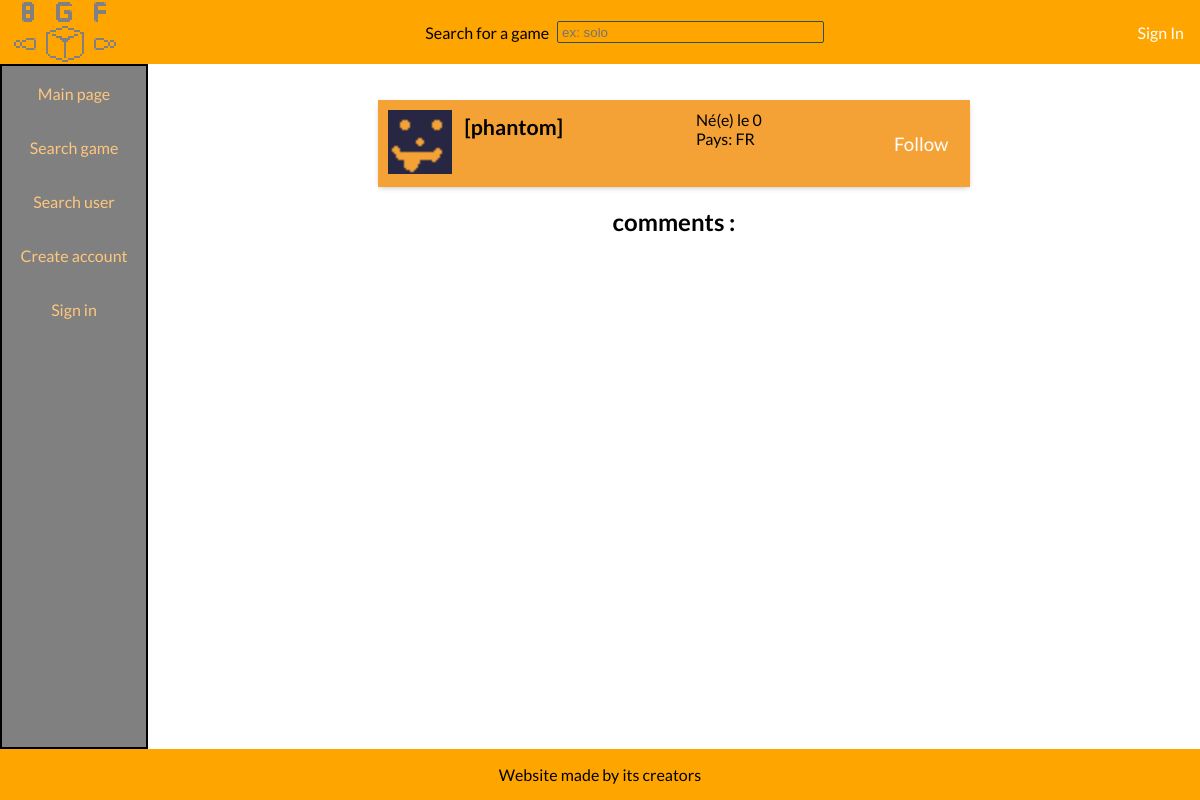
Before: /pages/user.php?username=oka with the older database file.
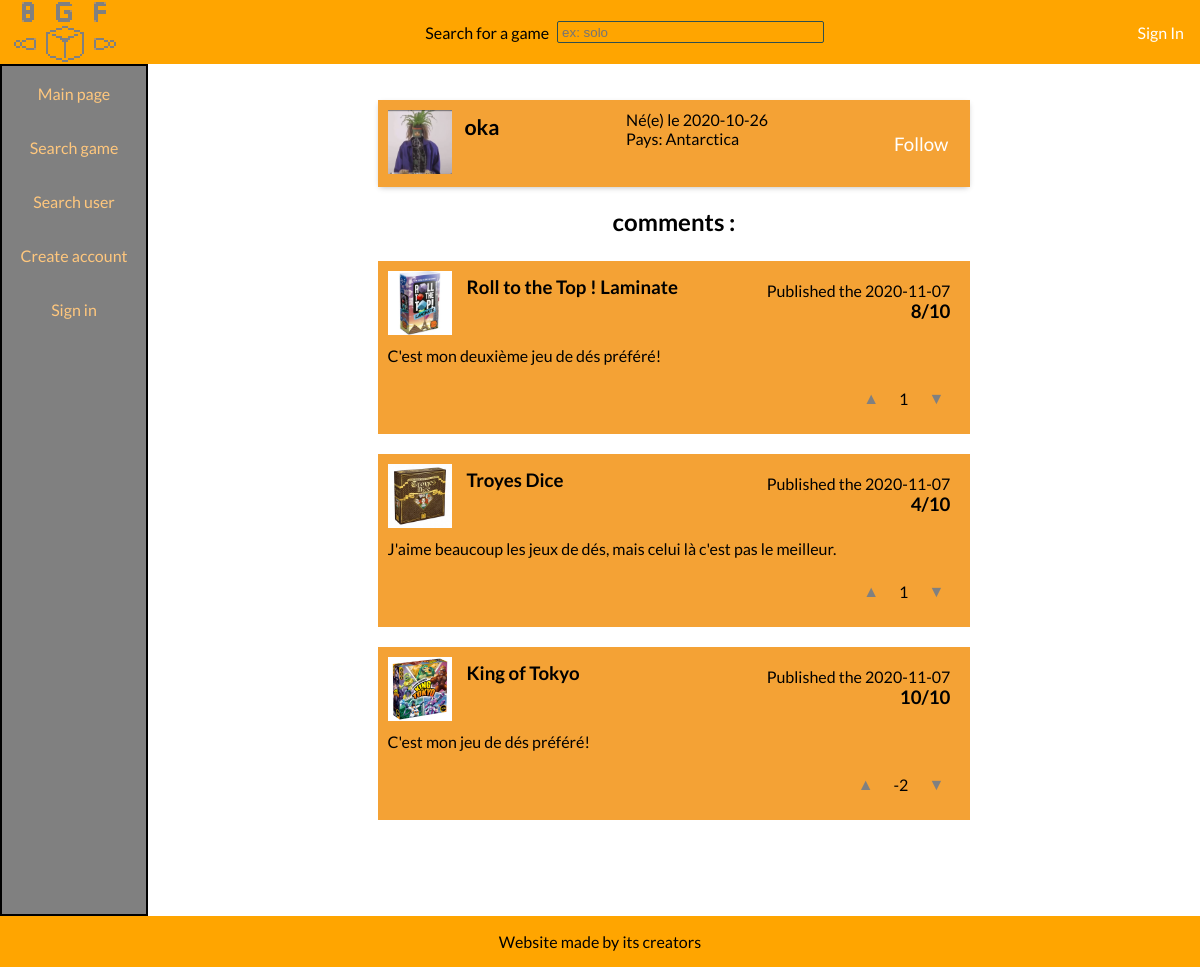
After: the same page with the newer database file.
### tables this page shows
CREATE TABLE `user` (
  `id` int(11) NOT NULL,
  `pseudonym` varchar(255) NOT NULL,
  `email` varchar(255) NOT NULL,
  `password` varchar(255) NOT NULL,
  `profile_picture` int(1) DEFAULT NULL,
  `country` int(11) DEFAULT NULL,
  `birthdate` date DEFAULT NULL,
  `date_account_creation` datetime NOT NULL DEFAULT current_timestamp()
);

CREATE TABLE `country` (
  `id` int(11) NOT NULL,
  `country_name` varchar(255) NOT NULL
);

CREATE TABLE `review` (
  `id` int(11) NOT NULL,
  `score` int(11) NOT NULL,
  `comment` varchar(4000) DEFAULT NULL,
  `id_user` int(11) NOT NULL,
  `id_game` int(11) NOT NULL,
  `date_publication` datetime NOT NULL DEFAULT current_timestamp()
);

CREATE TABLE `game` (
  `id` int(11) NOT NULL,
  `name` varchar(255) NOT NULL,
  `creator` varchar(255) DEFAULT NULL,
  `publisher` char(255) DEFAULT NULL,
  `price` float DEFAULT NULL,
  `image` int(1) DEFAULT 0
);

### lib/prelude.php (called while the page is built, shortened)
<?php
$bdd = new PDO("mysql:host=$db_host;dbname=$db_name;charset=utf8", "$db_username", "$db_password");
$current_user = NULL;
include_once("player.php");
?>

### pages/user.php (the view, shortened to what the changed rows need)
<?php
$PAGE_HEAD = "<script src=\"/js/game_page.js\" defer></script><link rel=\"stylesheet\" href=\"/css/game_page.css\" />";
include_once("../lib/head.php");
if (isset($_GET["username"])) {
    $user = find_player_by_name($_GET["username"]);
} else if (isset($_GET["id"])) {
    $user = find_player_by_id($_GET["id"]);
} else {
    $user = false;
}
if (!$user) $user = new Player(0, "[phantom]", 0, "FR", "...");
?>
<section class="card-list">
  <?php
  $user->draw_card();
?>
<h2>
    ?> comments :
</h2>
<?php
$review_req = $bdd->prepare("SELECT * FROM review WHERE id_user=? ORDER BY date_publication DESC");
$review_req->execute([$user->id]);
while($review = $review_req->fetch())
{
    $game_req = $bdd->prepare("SELECT * FROM game WHERE id=?");
    $game_req->execute([$review['id_game']]);
    $game = $game_req->fetch();
    $karma_req = $bdd->prepare("SELECT SUM(positive) FROM vote WHERE id_review = ?;");
    if ($karma_req->execute([$review["id"]])) {
        $karma_res = $karma_req->fetch();
    }
    $karma = $karma_res[0];
    $current_vote = 0;
    ?>
    <aside class="player-critic">
        <div class="post-infos">
            <?php if ($game["image"]==1) { ?>
                <a href="/images/game/<?php echo $game["id"]; ?>.png">
                    <img src="/images/game/<?php echo $game["id"]; ?>.png" alt="game picture" />
                </a>
            <?php } else { ?>
                <a href="/images/game-default.png">
                    <img src="/images/game-default.png" alt="game picture" />
                </a>
            <?php } ?>
            <a class="username" href="/game_page.php?id=<?php echo $game["id"]; ?>">
                <?php echo htmlspecialchars($game["name"]); ?>
            </a>
            <div class="date-and-score">
                <div class="publication-date">Published the <?php echo date("Y-m-d", strtotime($review["date_publication"])); ?></div>
                <div class="score"><?php echo $review["score"]; ?>/10</div>
            </div>
        </div>
        <div class="comment"><?php echo htmlspecialchars($review["comment"]); ?></div>
        <div class="karma-box">
            <a
                name="like"
                <?php if ($current_vote == 1) {
                    echo "class=\"like active\"";
                } else {
                    echo "class=\"like\"";
                } ?>
                <?php if ($current_user) { ?>
                    onclick="vote(<?php echo $review["id"]; ?>, 1, this);"
                <?php } ?>
            >
                <span>&#x25b2;</span>
            </a>
            <span class="karma"><?php echo $karma; ?></span>
            <a
                name="dislike"
                <?php if ($current_vote == -1) {
                    echo "class=\"dislike active\"";
                } else {
                    echo "class=\"dislike\"";
                } ?>
                <?php if ($current_user) { ?>
                    onclick="vote(<?php echo $review["id"]; ?>, -1, this);"
                <?php } ?>
            >
                <span>&#x25bc;</span>
            </a>
        </div >
    </aside>
    <?php
}
  ?>
</section>
<?php
include_once("../lib/tail.php");
?>

### lib/player.php (shortened to what the changed rows need)
<?php
class Player {
  public $id = 0;
  public $username = null;
  public $birth_date = 0;
  public $country = null;
  public $has_profile_picture = null;
  public function __construct(
    $id = 0,
    $username = null,
    $birth_date = 0,
    $country = null,
    $hashed_password = "",
    $has_profile_picture = false,
    $followed = false
  ) {
    $this->id = $id;
    $this->birth_date = $birth_date;
    $this->username = $username;
    $this->country = $country;
    $this->has_profile_picture = $has_profile_picture;
  }
  public function draw_card() {
    ?>
    <article class="player-profile">
      <div class="picture-and-nickname">
        <?php if ($this->has_profile_picture) { ?>
          <a href="/images/user/<?php echo $this->id; ?>.png">
            <img src="/images/user/<?php echo $this->id; ?>.png" alt="PP" />
          </a>
        <?php } else { ?>
          <a href="/images/user-default.png">
            <img src="/images/user-default.png" alt="PP" />
          </a>
        <?php } ?>
        <a href="/user.php?id=<?php echo $this->id; ?>" class="nickname"><?php echo htmlspecialchars($this->username); ?></a>
      </div>
      <div class="profile-info">
        <span>
          Né(e) le <?php echo $this->birth_date; ?>
        </span>
        <span>
          Pays: <?php echo $this->country; ?>
        </span>
      </div>
    </article>
    <?php
  }
}
function find_player_by($trait, $value) {
  global $bdd;
  global $current_user;
  $req = $bdd->prepare("SELECT pseudonym, id, birthdate, country, password, profile_picture FROM user WHERE $trait = ?;");
  if ($req->execute([$value]) && ($res = $req->fetch())) {
    $country_req = $bdd->prepare("SELECT country_name FROM country WHERE id = ?");
    $followed_req = $bdd->prepare("SELECT * FROM follows WHERE id_user = ? AND id_friend = ?;");
    if ($country_req->execute([$res["country"]])) {
      $country_res = $country_req->fetch()["country_name"];
    } else {
      $country_res = "Unknown";
    }
    if ($current_user != NULL && $followed_req->execute([$current_user->id, $res["id"]])) {
      $followed = !!$followed_req->fetch();
    } else {
      $followed = false;
    }
    return new Player($res["id"], $res["pseudonym"], $res["birthdate"], $country_res, $res["password"], !!$res["profile_picture"], $followed);
  } else {
    return false;
  }
}
function find_player_by_name($name) {
  return find_player_by("pseudonym", $name);
}
?>

Changed rows visible on the page:
added user: pseudonym "oka", birthdate "2020-10-26"
now on this page (row unchanged): country: country_name "Antarctica"
added review: shows a picture, id_game.name "Roll to the Top ! Laminate", date_publication "2020-11-07", score "8", comment "C'est mon deuxième jeu de dés préféré!", karma "1"
added review: shows a picture, id_game.name "Troyes Dice", date_publication "2020-11-07", score "4", comment "J'aime beaucoup les jeux de dés, mais celui là c'est pas le meilleur.", karma "1"
added review: shows a picture, id_game.name "King of Tokyo", date_publication "2020-11-07", score "10", comment "C'est mon jeu de dés préféré!", karma "-2"
Other visible differences:
$this->username: "[phantom]" → (not shown)
$this->birth_date: "0" → (not shown)
$this->country: "FR" → (not shown)
